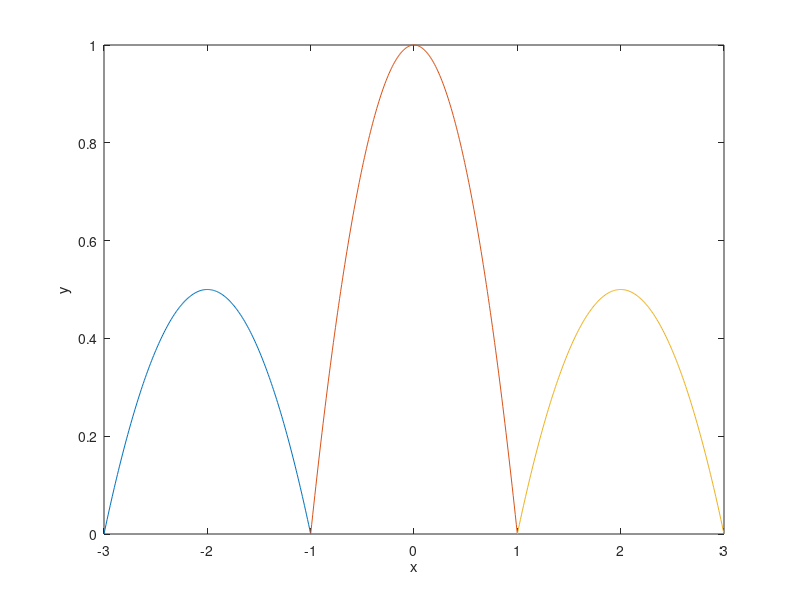

The MATLAB source for this figure:
%绘制分段函数的曲线
x1 = -3:0.01:-1;
x2 = -1:0.01:1;
x3 = 1:0.01:3;
y1 = (-x1.^2-4*x1-3)/2;
y2 = -x2.^2+1;
y3 = (-x3.^2+4*x3-3)/2;
plot(x1,y1);
hold on;
plot(x2,y2);
hold on;
plot(x3,y3);
xlabel('x');
ylabel('y');
